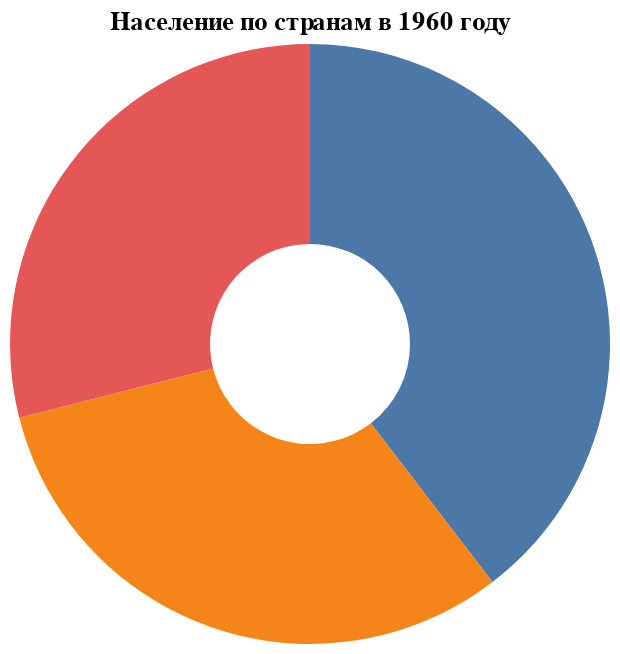

Notebook source saved alongside this figure:
### Code cell
data_1960 = data[data['year'] == 1960]
alt.Chart(data_1960).mark_arc(innerRadius=50).encode(
    theta='pop:Q', 
    color=alt.Color('country:N', legend=None),
    tooltip=['country:N', 'pop:Q', 'country:N']
).properties(
    title='Население по странам в 1960 году'
)

### Figure 1 — Vega-Lite specification as saved in the notebook (floating-point values rounded to 4 significant figures)
{"config": {"view": {"continuousWidth": 300, "continuousHeight": 300}}, "data": {"name": "data-6048298da3ea5f14b862b93a9bf17f9c"}, "mark": {"type": "arc", "innerRadius": 50}, "encoding": {"color": {"field": "country", "legend": null, "type": "nominal"}, "theta": {"field": "pop", "type": "quantitative"}, "tooltip": [{"field": "country", "type": "nominal"}, {"field": "pop", "type": "quantitative"}, {"field": "country", "type": "nominal"}]}, "title": "Население по странам в 1960 году", "$schema": "https://vega.github.io/schema/vega-lite/v5.20.1.json", "datasets": {"data-6048298da3ea5f14b862b93a9bf17f9c": [{"year": 1960, "country": "Mexico", "cluster": 3, "pop": 38578505, "life_expect": 58.3, "fertility": 6.75}, {"year": 1960, "country": "Spain", "cluster": 1, "pop": 30641187, "life_expect": 69.69, "fertility": 2.89}, {"year": 1960, "country": "Turkey", "cluster": 1, "pop": 28217122, "life_expect": 52.1, "fertility": 6.19}]}}
